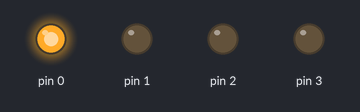
Recording of a sketch running on a simulated Arduino Uno, built with avr-gcc and run on an emulated ATmega328P. Shown: output pins drawn as LEDs (lit = HIGH).

Above: at 0.5 s.
At 2.5 s:
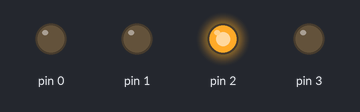
At 3.5 s:
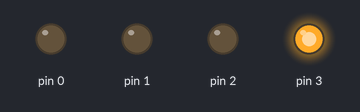
At 5.5 s:
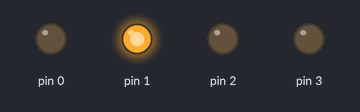
Timing chart, 0 to 7.8 s (numbered marks = the images above):
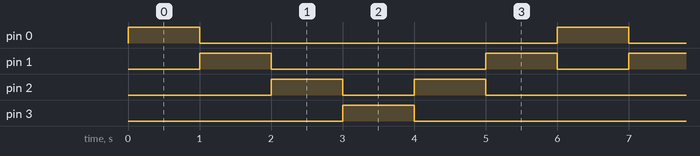

The sketch:

ex_2__1_.ino
```cpp
void setup() {
pinMode (0,OUTPUT);
pinMode (1,OUTPUT);
pinMode (2,OUTPUT);
pinMode (3,OUTPUT);

}

void loop() {
  digitalWrite(0,HIGH);
  delay(1000);
  digitalWrite(0,LOW);
  digitalWrite(1,HIGH);
  delay(1000);
  digitalWrite(1,LOW);
  digitalWrite(2,HIGH);
  delay(1000);
  digitalWrite(2,LOW);
  digitalWrite(3,HIGH);
  delay(1000);
  digitalWrite(3,LOW);
  digitalWrite(2,HIGH);
  delay(1000);
  digitalWrite(2,LOW);
  digitalWrite(1,HIGH);
  delay(1000);
  digitalWrite(1,LOW);
}
```

Measured:
- by itself, pin 0, pin 3: alternates HIGH for 1.0 s and LOW for 5.0 s
- by itself, pin 1: repeats every 6.0 s: LOW 3.0 s, HIGH 1.0 s, LOW 1.0 s, HIGH 1.0 s
- by itself, pin 2: repeats every 6.0 s: LOW 1.0 s, HIGH 1.0 s, LOW 3.0 s, HIGH 1.0 s
